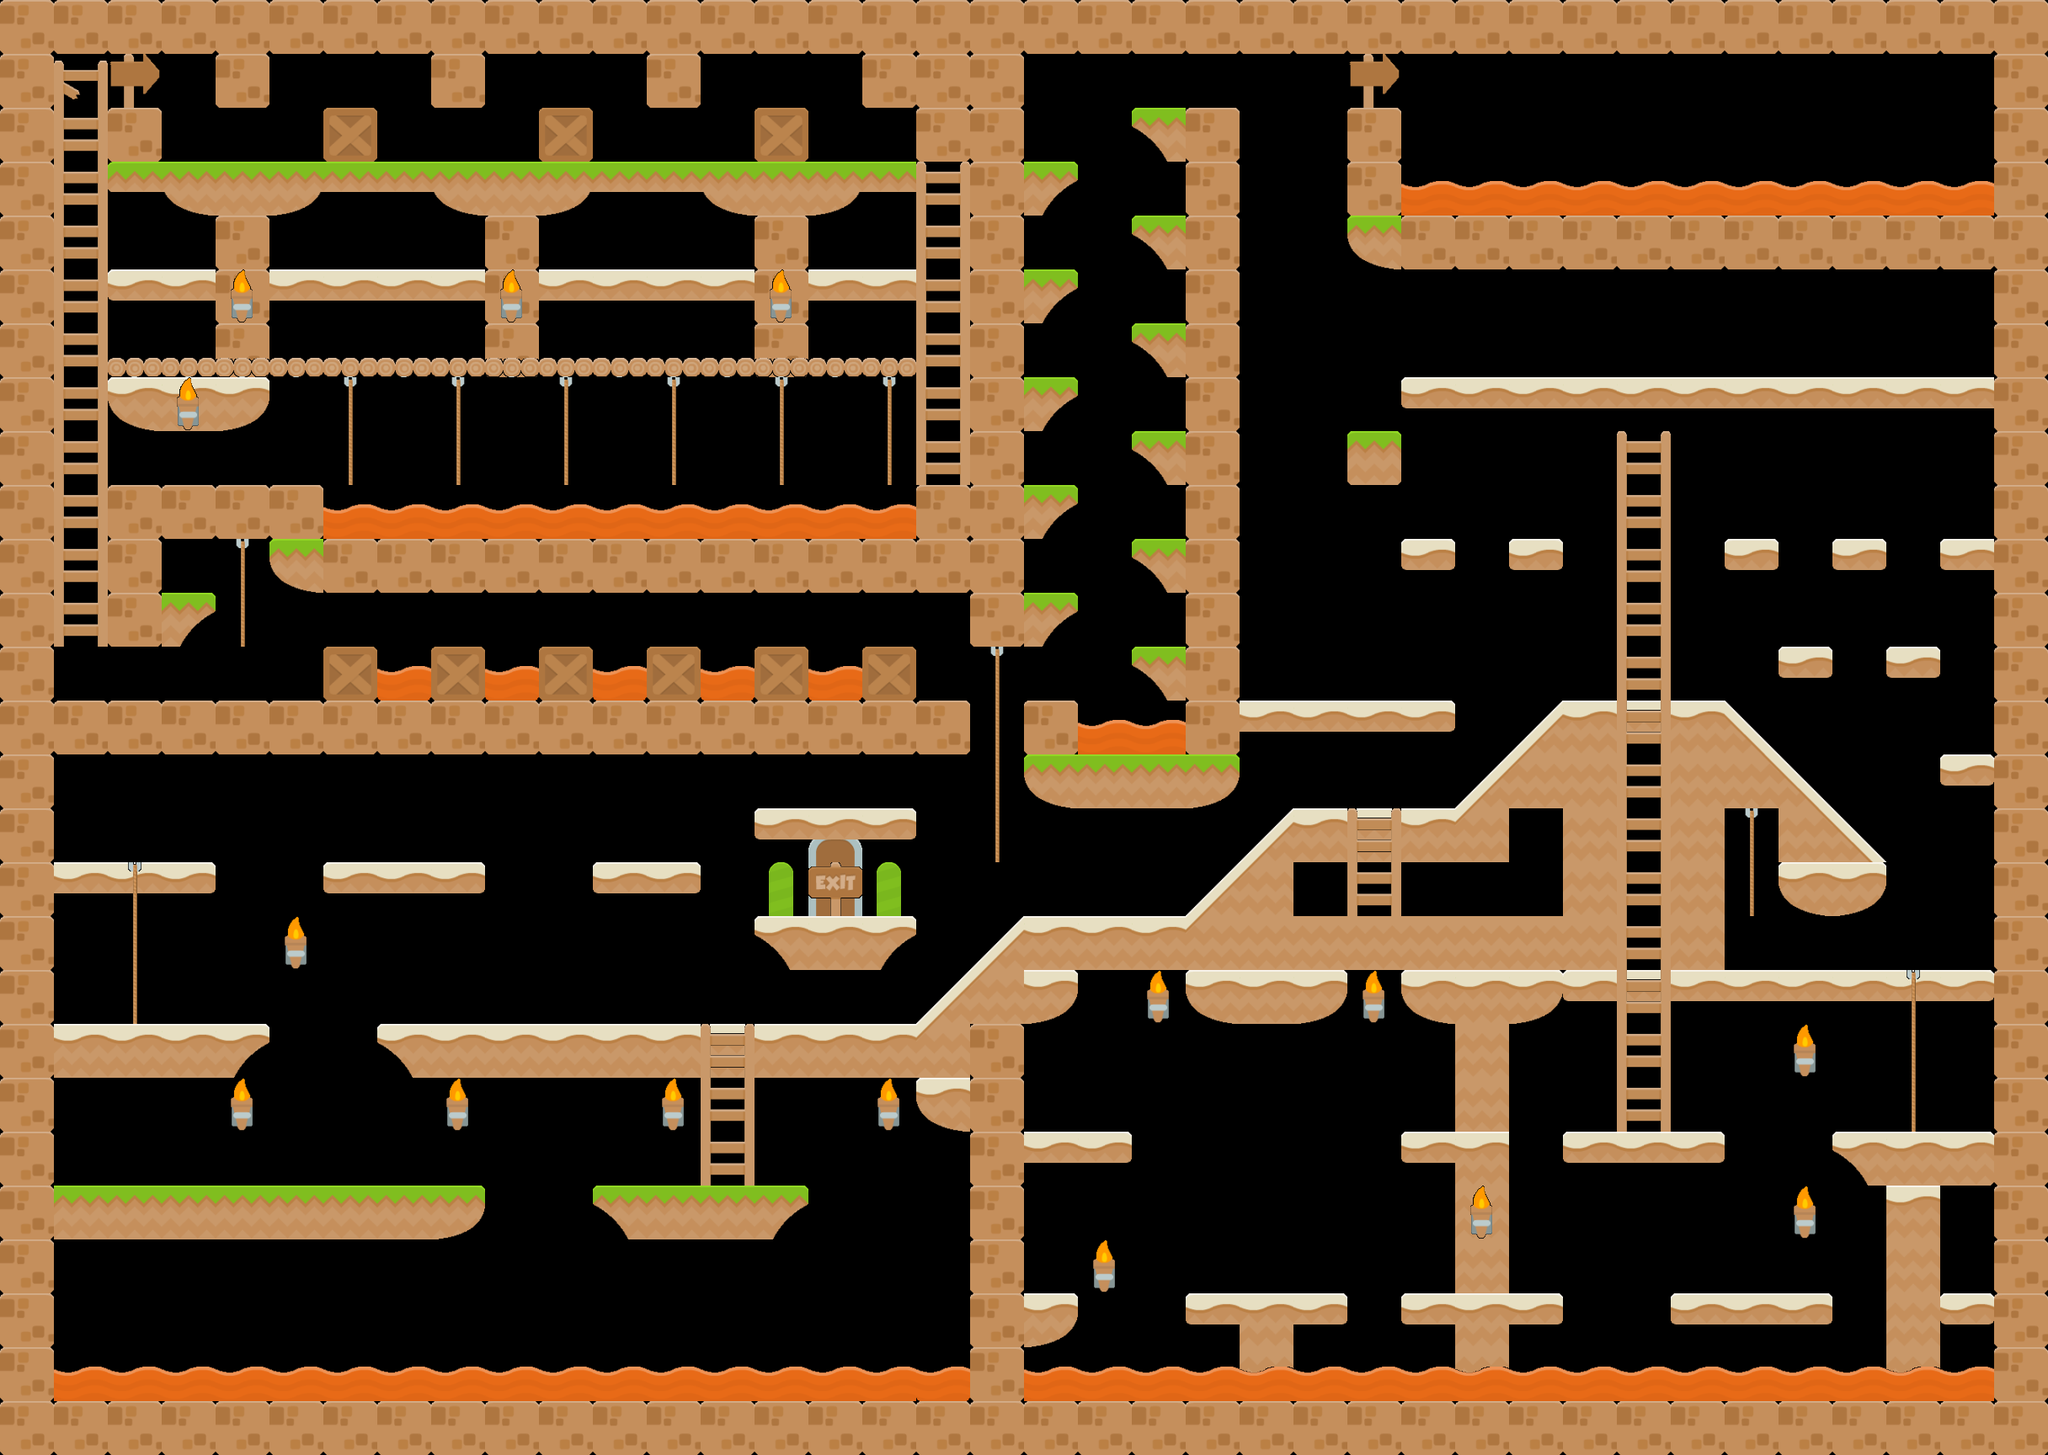

Rendered tile map (Tiled .tmx) drawn with the repository's tilesets; below, a short description and the map source with its tile grids summarised:
An orthogonal 38x27 tile map with 64x64 px tiles, 2 tile layers (Occludees, Occluders) and 165 objects (18x Climb, 17x Orc, 14x Enemy, 10x Lava, 9x MovingPlatform, ...).

<map version="1.0" orientation="orthogonal" width="38" height="27" tilewidth="64" tileheight="64">
 <tileset firstgid="1" name="Ortho" tilewidth="64" tileheight="64">
  <image source="Ortho.png" width="512" height="512" />
 </tileset>
 <layer name="Occludees" width="38" height="27">
  <data>[1026 cells, 459 non-empty, 32 distinct tile ids]</data>
 </layer>
 <layer name="Occluders" width="38" height="27">
  <data>[1026 cells, 146 non-empty, 15 distinct tile ids]</data>
 </layer>
 <objectgroup name="Triggers" width="38" height="27">
  <object type="Climb" x="157" y="1056" width="6" height="160" />
  <object type="Climb" x="1600" y="960" width="64" height="128" />
  <object type="Climb" x="1933" y="480" width="38" height="864" />
  <object type="Climb" x="2269" y="1184" width="6" height="160" />
  <object type="Lava" x="64" y="1632" width="1088" height="32" />
  <object type="Lava" x="1216" y="1632" width="1152" height="32" />
  <object type="Climb" x="832" y="1216" width="64" height="192" />
  <object type="Climb" x="128" y="1024" width="64" height="32" />
  <object type="Climb" x="2240" y="1152" width="64" height="32" />
  <object type="Exit" x="976" y="1056" width="32" height="32" />
  <object type="CanJump" x="128" y="960" width="64" height="32" />
  <object type="Slope" x="1408" y="960" width="128" height="128" />
  <object type="Slope" x="1088" y="1088" width="128" height="128" />
  <object type="Slope" x="1728" y="832" width="128" height="128" />
  <object type="CanJump" x="1600" y="896" width="64" height="32" />
  <object type="CanJump" x="832" y="1152" width="64" height="32" />
  <object type="CanJump" x="2240" y="1088" width="64" height="32" />
  <object type="Climb" x="1181" y="768" width="6" height="256" />
  <object type="Lava" x="1280" y="864" width="128" height="32" />
  <object type="Climb" x="77" y="64" width="38" height="672" />
  <object type="Climb" x="413" y="448" width="6" height="128" />
  <object type="Climb" x="541" y="448" width="6" height="128" />
  <object type="Climb" x="669" y="448" width="6" height="128" />
  <object type="Climb" x="797" y="448" width="6" height="128" />
  <object type="Climb" x="925" y="448" width="6" height="128" />
  <object type="Climb" x="1053" y="448" width="6" height="128" />
  <object type="Lava" x="384" y="608" width="704" height="32" />
  <object type="Lava" x="448" y="800" width="64" height="32" />
  <object type="Lava" x="576" y="800" width="64" height="32" />
  <object type="Lava" x="704" y="800" width="64" height="32" />
  <object type="Lava" x="832" y="800" width="64" height="32" />
  <object type="Lava" x="960" y="800" width="64" height="32" />
  <object type="Climb" x="1101" y="192" width="38" height="384" />
  <object type="Climb" x="285" y="640" width="6" height="128" />
  <object type="Lava" x="1664" y="224" width="704" height="32" />
  <object type="Climb" x="2077" y="960" width="6" height="128" />
 </objectgroup>
 <objectgroup name="Coins" width="38" height="27">
  <object x="320" y="896" width="64" height="64" />
  <object x="576" y="896" width="64" height="64" />
  <object x="512" y="1088" width="64" height="64" />
  <object x="128" y="1280" width="64" height="64" />
  <object x="896" y="1280" width="64" height="64" />
  <object x="2048" y="960" width="64" height="64" />
  <object x="1792" y="960" width="64" height="64" />
  <object x="1216" y="1408" width="64" height="64" />
  <object x="1920" y="1408" width="64" height="64" />
  <object x="1216" y="1216" width="64" height="64" />
  <object x="128" y="1472" width="64" height="64" />
  <object x="384" y="1472" width="64" height="64" />
  <object x="1024" y="1536" width="64" height="64" />
  <object x="768" y="1472" width="64" height="64" />
  <object x="2304" y="1408" width="64" height="64" />
  <object x="192" y="640" width="64" height="64" />
  <object x="464" y="528" width="32" height="32" />
  <object x="592" y="528" width="32" height="32" />
  <object x="720" y="528" width="32" height="32" />
  <object x="848" y="528" width="32" height="32" />
  <object x="976" y="528" width="32" height="32" />
  <object x="960" y="896" width="64" height="64" />
  <object x="960" y="64" width="64" height="64" />
  <object x="448" y="256" width="64" height="64" />
  <object x="704" y="256" width="64" height="64" />
  <object x="640" y="352" width="64" height="64" />
  <object x="512" y="352" width="64" height="64" />
  <object x="1344" y="64" width="64" height="64" />
  <object x="2304" y="64" width="64" height="64" />
  <object x="2304" y="320" width="64" height="64" />
  <object x="2304" y="512" width="64" height="64" />
  <object x="2304" y="832" width="64" height="64" />
 </objectgroup>
 <objectgroup name="MovingEntities" width="38" height="27">
  <object type="Orc" x="448" y="1184">
   <polyline points="0,0 640,0 768,-128" />
  </object>
  <object type="Enemy" x="96" y="1184">
   <polyline points="0,0 192,0" />
  </object>
  <object type="Orc" x="1696" y="1504">
   <polyline points="0,0 128,0" />
  </object>
  <object type="Enemy" x="1888" y="1312">
   <polyline points="0,0 128,0" />
  </object>
  <object type="MovingPlatform" x="1504" y="1536">
   <polyline points="0,32 0,-192" />
  </object>
  <object type="MovingPlatform" x="1088" y="1632">
   <polyline points="0,32 0,-192" />
  </object>
  <object type="MovingPlatform" x="128" y="1600">
   <polyline points="0,0 832,0" />
  </object>
  <object type="Enemy" x="416" y="992">
   <polyline points="0,0 128,0" />
  </object>
  <object type="Enemy" x="32" y="64">
   <polyline points="128,0 192,0 192,64 320,64 320,0 448,0 448,64 576,64 576,0 704,0 704,64 832,64 832,0 960,0 960,64 1024,64" />
  </object>
  <object type="Orc" x="2080" y="1120">
   <polyline points="0,0 256,0" />
  </object>
  <object type="Orc" x="928" y="928">
   <polyline points="0,0 128,0" />
  </object>
  <object type="Enemy" x="160" y="576">
   <polyline points="0,0 192,0" />
  </object>
  <object type="Orc" x="96" y="800">
   <polyline points="0,0 256,0" />
  </object>
  <object type="Orc" x="224" y="160">
   <polyline points="0,0 128,0" />
  </object>
  <object type="Orc" x="736" y="160">
   <polyline points="0,0 128,0" />
  </object>
  <object type="Enemy" x="1312" y="96">
   <polyline points="0,0 0,640" />
  </object>
  <object type="Orc" x="96" y="1376">
   <polyline points="0,0 448,0" />
  </object>
  <object type="Orc" x="544" y="1376">
   <polyline points="0,0 -448,0" />
  </object>
  <object type="Orc" x="96" y="390">
   <polyline points="0,0 1024,0" />
  </object>
  <object type="Orc" x="1120" y="390">
   <polyline points="0,0 -1024,0" />
  </object>
  <object type="Orc" x="608" y="160">
   <polyline points="0,0 -128,0" />
  </object>
  <object type="Enemy" x="1056" y="288">
   <polyline points="0,0 -384,0" />
  </object>
  <object type="Enemy" x="160" y="288">
   <polyline points="0,0 384,0" />
  </object>
  <object type="Enemy" x="1312" y="736">
   <polyline points="0,0 0,-640" />
  </object>
  <object type="Enemy" x="320" y="448">
   <polyline points="0,0 768,0" />
  </object>
  <object type="Enemy" x="1088" y="448">
   <polyline points="0,0 -768,0" />
  </object>
  <object type="MovingPlatform" x="1632" y="192">
   <polyline points="96,0 288,0" />
  </object>
  <object type="MovingPlatform" x="2336" y="192">
   <polyline points="-32,0 -288,0" />
  </object>
  <object type="MovingPlatform" x="1536" y="128">
   <polyline points="0,0 0,640" />
  </object>
  <object type="MovingPlatform" x="1792" y="320">
   <polyline points="0,0 0,128" />
  </object>
  <object type="MovingPlatform" x="2176" y="320">
   <polyline points="0,0 0,128" />
  </object>
  <object type="Enemy" x="1696" y="416">
   <polyline points="0,0 640,0" />
  </object>
  </objectgroup>
 <objectgroup name="Physics" width="38" height="27">
  <!-- 57 objects omitted --></objectgroup>
</map>
<!-- 65 of 165 objects omitted -->
